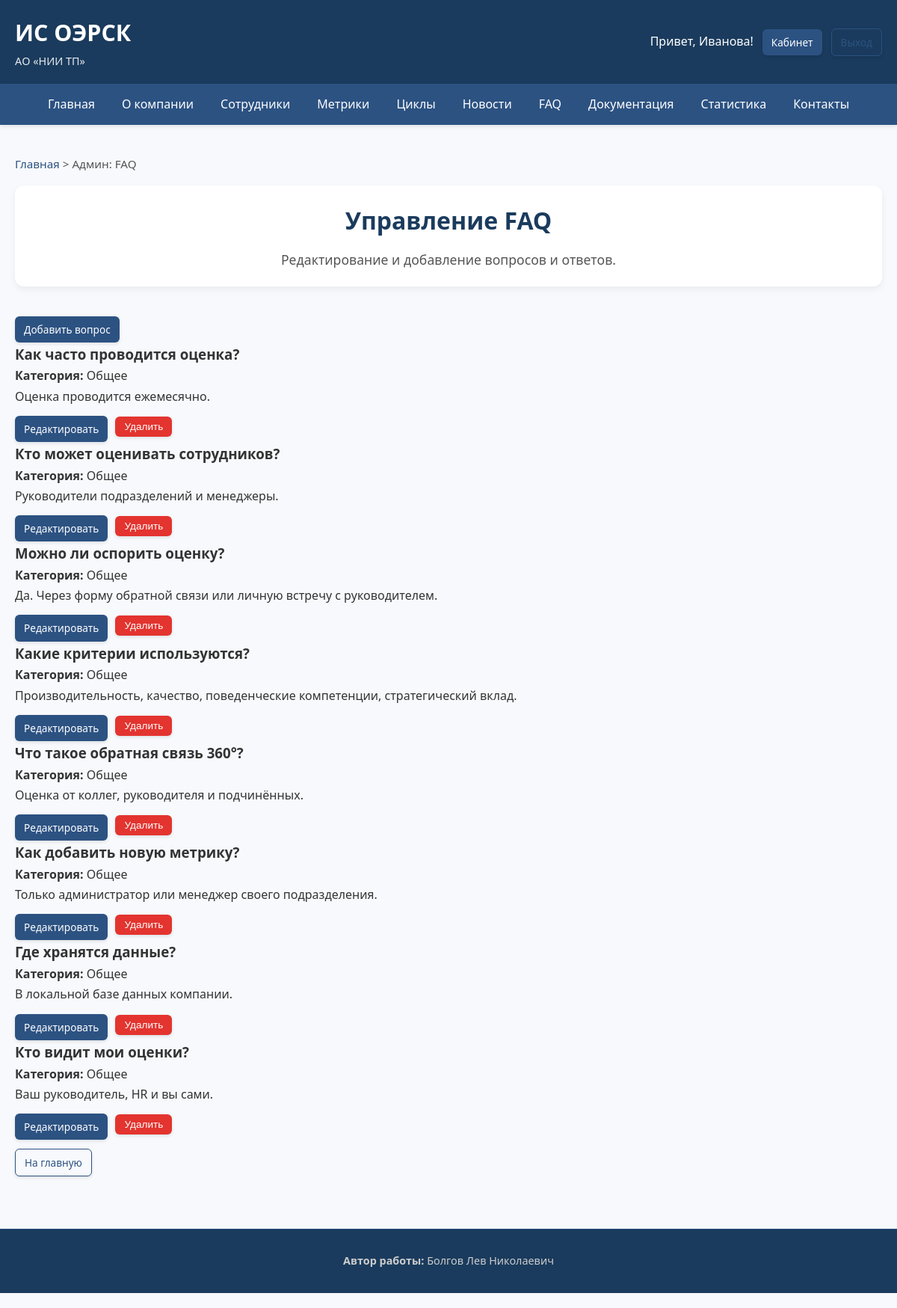
Screenshot of /admin/faq (signed in) with the database file from the repository.
### app/models.py (models this page shows)
class Employee(db.Model, UserMixin):
    __tablename__ = 'employees'
    id = db.Column(db.Integer, primary_key=True)
    full_name = db.Column(db.String(150), nullable=False)
    email = db.Column(db.String(120), unique=True, nullable=False)
    password_hash = db.Column(db.String(255), nullable=False)
    role_id = db.Column(db.Integer, db.ForeignKey('roles.id'), nullable=False)
    department_id = db.Column(db.Integer, db.ForeignKey('departments.id'), nullable=False)
    position_id = db.Column(db.Integer, db.ForeignKey('positions.id'), nullable=False)
    ip_address = db.Column(db.String(45))
    hire_date = db.Column(db.DateTime, default=datetime.utcnow)
    is_active = db.Column(db.Boolean, default=True)
    photo = db.Column(db.String(255), nullable=True)
    role = db.relationship('Role')
    department = db.relationship('Department')
    position = db.relationship('Position')
    metrics_received = db.relationship('EmployeeMetric', foreign_keys='EmployeeMetric.employee_id', backref='employee')
    received_feedback = db.relationship('Feedback', foreign_keys='Feedback.employee_id', backref='employee')
    sender_feedbacks = db.relationship('Feedback', foreign_keys='Feedback.sender_id', backref='sender')
    faqs_created = db.relationship('FAQ', backref='author')
    news_created = db.relationship('News', backref='author')

class FAQ(db.Model):
    __tablename__ = 'faqs'
    id = db.Column(db.Integer, primary_key=True)
    question = db.Column(db.Text, nullable=False)
    answer = db.Column(db.Text, nullable=False)
    category = db.Column(db.String(50), default='Общее')
    is_published = db.Column(db.Boolean, default=True)
    created_at = db.Column(db.DateTime, default=datetime.utcnow)
    updated_at = db.Column(db.DateTime, default=datetime.utcnow, onupdate=datetime.utcnow)
    author_id = db.Column(db.Integer, db.ForeignKey('employees.id'))

### app/views.py (the view)
    def decorated_function(*args, **kwargs):
        if not current_user.is_authenticated:
            abort(403)
        if current_user.role.name not in ['admin', 'manager']:
            abort(403)
        return f(*args, **kwargs)

### app/views.py (called while the page is built)
def render_with_breadcrumbs(template, breadcrumbs, **context):
    return render_template(template, breadcrumbs=breadcrumbs, **context)

def admin_or_manager_required(f):
    def decorated_function(*args, **kwargs):
        if not current_user.is_authenticated:
            abort(403)
        if current_user.role.name not in ['admin', 'manager']:
            abort(403)
        return f(*args, **kwargs)
    decorated_function.__name__ = f.__name__
    return decorated_function

@views.route('/admin/faq')
@login_required
@admin_or_manager_required
def admin_faq():
    faqs = FAQ.query.order_by(FAQ.category, FAQ.id).all()
    breadcrumbs = [("Главная", url_for('views.index')), ("Админ: FAQ", url_for('views.admin_faq'))]
    return render_with_breadcrumbs('admin_faq.html', breadcrumbs, faqs=faqs)

### app/templates/admin_faq.html (shortened to what this page needs)
{% extends "base.html" %}
{% block content %}
<div class="page-header">
    <h1>Управление FAQ</h1>
    <p class="lead">Редактирование и добавление вопросов и ответов.</p>
</div>
<div class="action-buttons">
    <a href="{{ url_for('views.add_faq') }}" class="btn">Добавить вопрос</a>
</div>
{% for faq in faqs %}
<div class="admin-item">
    <h3>{{ faq.question }}</h3>
    <p><strong>Категория:</strong> {{ faq.category }}</p>
    <p>{{ faq.answer[:100] }}{% if faq.answer|length > 100 %}...{% endif %}</p>
    <div class="action-buttons">
        <a href="{{ url_for('views.edit_faq', faq_id=faq.id) }}" class="btn btn-small">Редактировать</a>
        <form action="{{ url_for('views.delete_faq', faq_id=faq.id) }}" method="POST" style="display: inline;">
            <button type="submit" class="btn btn-small btn-danger confirm-delete">Удалить</button>
        </form>
    </div>
</div>
{% endfor %}
<div class="action-buttons">
    <a href="{{ url_for('views.index') }}" class="btn btn-outline">На главную</a>
</div>
{% endblock %}

### app/templates/base.html (shortened to what this page needs)
<!DOCTYPE html>
<html lang="ru">
<head>
    <link rel="stylesheet" href="{{ url_for('static', filename='styles.css') }}">
    <link href="https://cdnjs.cloudflare.com/ajax/libs/font-awesome/6.0.0/css/all.min.css" rel="stylesheet">
</head>
<body>
    <header class="header" role="banner">
        <div class="logo">
            <h1><a href="{{ url_for('views.index') }}">ИС ОЭРСК</a></h1>
            <p>АО «НИИ ТП»</p>
        </div>
        <div class="auth-bar">
            {% if current_user.is_authenticated %}
                <span>Привет, {{ current_user.full_name.split()[0] }}!</span>
                <a href="{{ url_for('views.dashboard') }}" class="btn btn-small">Кабинет</a>
                <a href="{{ url_for('auth.logout') }}" class="btn btn-small btn-outline">Выход</a>
            {% else %}
                <a href="{{ url_for('auth.login') }}" class="btn btn-small">Вход</a>
            {% endif %}
        </div>
    </header>
    <nav class="main-menu" role="navigation">
        <ul>
            <li><a href="{{ url_for('views.index') }}">Главная</a></li>
            <li><a href="{{ url_for('views.about') }}">О компании</a></li>
            <li><a href="{{ url_for('views.employees') }}">Сотрудники</a></li>
            <li><a href="{{ url_for('views.metrics') }}">Метрики</a></li>
            <li><a href="{{ url_for('views.cycles') }}">Циклы</a></li>
            <li><a href="{{ url_for('views.news_list') }}">Новости</a></li>
            <li><a href="{{ url_for('views.faq') }}">FAQ</a></li>
            <li><a href="{{ url_for('views.documentation') }}">Документация</a></li>
            <li><a href="{{ url_for('views.stats') }}">Статистика</a></li>
            <li><a href="{{ url_for('views.contact') }}">Контакты</a></li>
        </ul>
    </nav>
    <div class="container">
        {% if breadcrumbs %}
        <div class="breadcrumbs" aria-label="Хлебные крошки">
            {% for crumb in breadcrumbs %}
                {% if not loop.last %}
                    <a href="{{ crumb[1] }}">{{ crumb[0] }}</a> >
                {% else %}
                    <span>{{ crumb[0] }}</span>
                {% endif %}
            {% endfor %}
        </div>
        {% endif %}
        <main>
            {% block content %}{% endblock %}
        </main>
    </div>
    <footer class="footer" role="contentinfo">
        <div class="footer-content">
            <div>
                <strong>Автор работы:</strong> Болгов Лев Николаевич
            </div>
        </div>
    </footer>
</body>
</html>

### app/static/styles.css (style rules this page uses)
* { margin: 0; padding: 0; box-sizing: border-box; }
body { font-family: 'Segoe UI', Tahoma, Geneva, Verdana, sans-serif; line-height: 1.7; color: #333; background-color: #f7f9fc; padding-bottom: 20px; }
.container { max-width: 1200px; margin: 0 auto; padding: 20px; }
.header { background: #1a3b5d; color: white; padding: 18px 20px; display: flex; justify-content: space-between; align-items: center; flex-wrap: wrap; box-shadow: 0 2px 8px rgba(0, 0, 0, 0.1); }
.header .logo h1 { margin: 0; font-size: 1.9em; font-weight: 600; }
.header .logo p { margin: 0; font-size: 0.9em; opacity: 0.9; }
.header .logo a { color: white; text-decoration: none; }
.auth-bar { display: flex; gap: 12px; align-items: center; }
.main-menu { background: #2c5282; color: white; box-shadow: 0 2px 6px rgba(0, 0, 0, 0.1); }
.main-menu ul { list-style: none; display: flex; flex-wrap: wrap; justify-content: center; margin: 0; }
.main-menu ul li a { display: block; padding: 14px 18px; color: white; text-decoration: none; transition: background 0.3s ease, transform 0.1s; font-weight: 500; }
.breadcrumbs { margin: 20px 0 15px; font-size: 0.95em; color: #555; }
.breadcrumbs a { color: #2c5282; text-decoration: none; }
.btn { display: inline-block; padding: 10px 18px; background: #2c5282; color: white; border: none; border-radius: 6px; text-decoration: none; font-size: 0.95em; font-weight: 500; cursor: pointer; transition: all 0.3s ease; box-shadow: 0 2px 4px rgba(0, 0, 0, 0.1); }
.btn-outline { background: transparent; border: 1px solid #2c5282; color: #2c5282; }
.btn-danger { background: #e3342f; }
.btn-small { padding: 6px 12px; font-size: 0.85em; }
.footer { background: #1a3b5d; color: #ccc; padding: 30px 20px; text-align: center; font-size: 0.9em; margin-top: 50px; border-top: 1px solid #2c5282; }
.footer-content { max-width: 1200px; margin: 0 auto; display: flex; justify-content: center; flex-wrap: wrap; gap: 15px; }
.action-buttons { display: flex; gap: 10px; margin-top: 12px; }
.action-buttons .btn { padding: 6px 12px; font-size: 0.85em; }
.page-header { text-align: center; margin-bottom: 40px; padding: 20px; background: white; border-radius: 12px; box-shadow: 0 4px 10px rgba(0, 0, 0, 0.06); }
.page-header h1 { color: #1a3b5d; font-size: 2em; margin-bottom: 10px; }
.page-header .lead { color: #555; font-size: 1.1em; }

### rows the page displays
Employee: full_name "Иванова"
FAQ: question "Как часто проводится оценка?", category "Общее", answer "Оценка проводится ежемесячно."
FAQ: question "Кто может оценивать сотрудников?", category "Общее", answer "Руководители подразделений и менеджеры."
FAQ: question "Можно ли оспорить оценку?", category "Общее", answer "Да. Через форму обратной связи или личную встречу с руководителем."
FAQ: question "Какие критерии используются?", category "Общее", answer "Производительность, качество, поведенческие компетенции, стратегический вклад."
FAQ: question "Что такое обратная связь 360°?", category "Общее", answer "Оценка от коллег, руководителя и подчинённых."
FAQ: question "Как добавить новую метрику?", category "Общее", answer "Только администратор или менеджер своего подразделения."
FAQ: question "Где хранятся данные?", category "Общее", answer "В локальной базе данных компании."
FAQ: question "Кто видит мои оценки?", category "Общее", answer "Ваш руководитель, HR и вы сами."

### other values shown
{{ crumb[0] }} "Главная"
{{ crumb[0] }} "Админ: FAQ"
